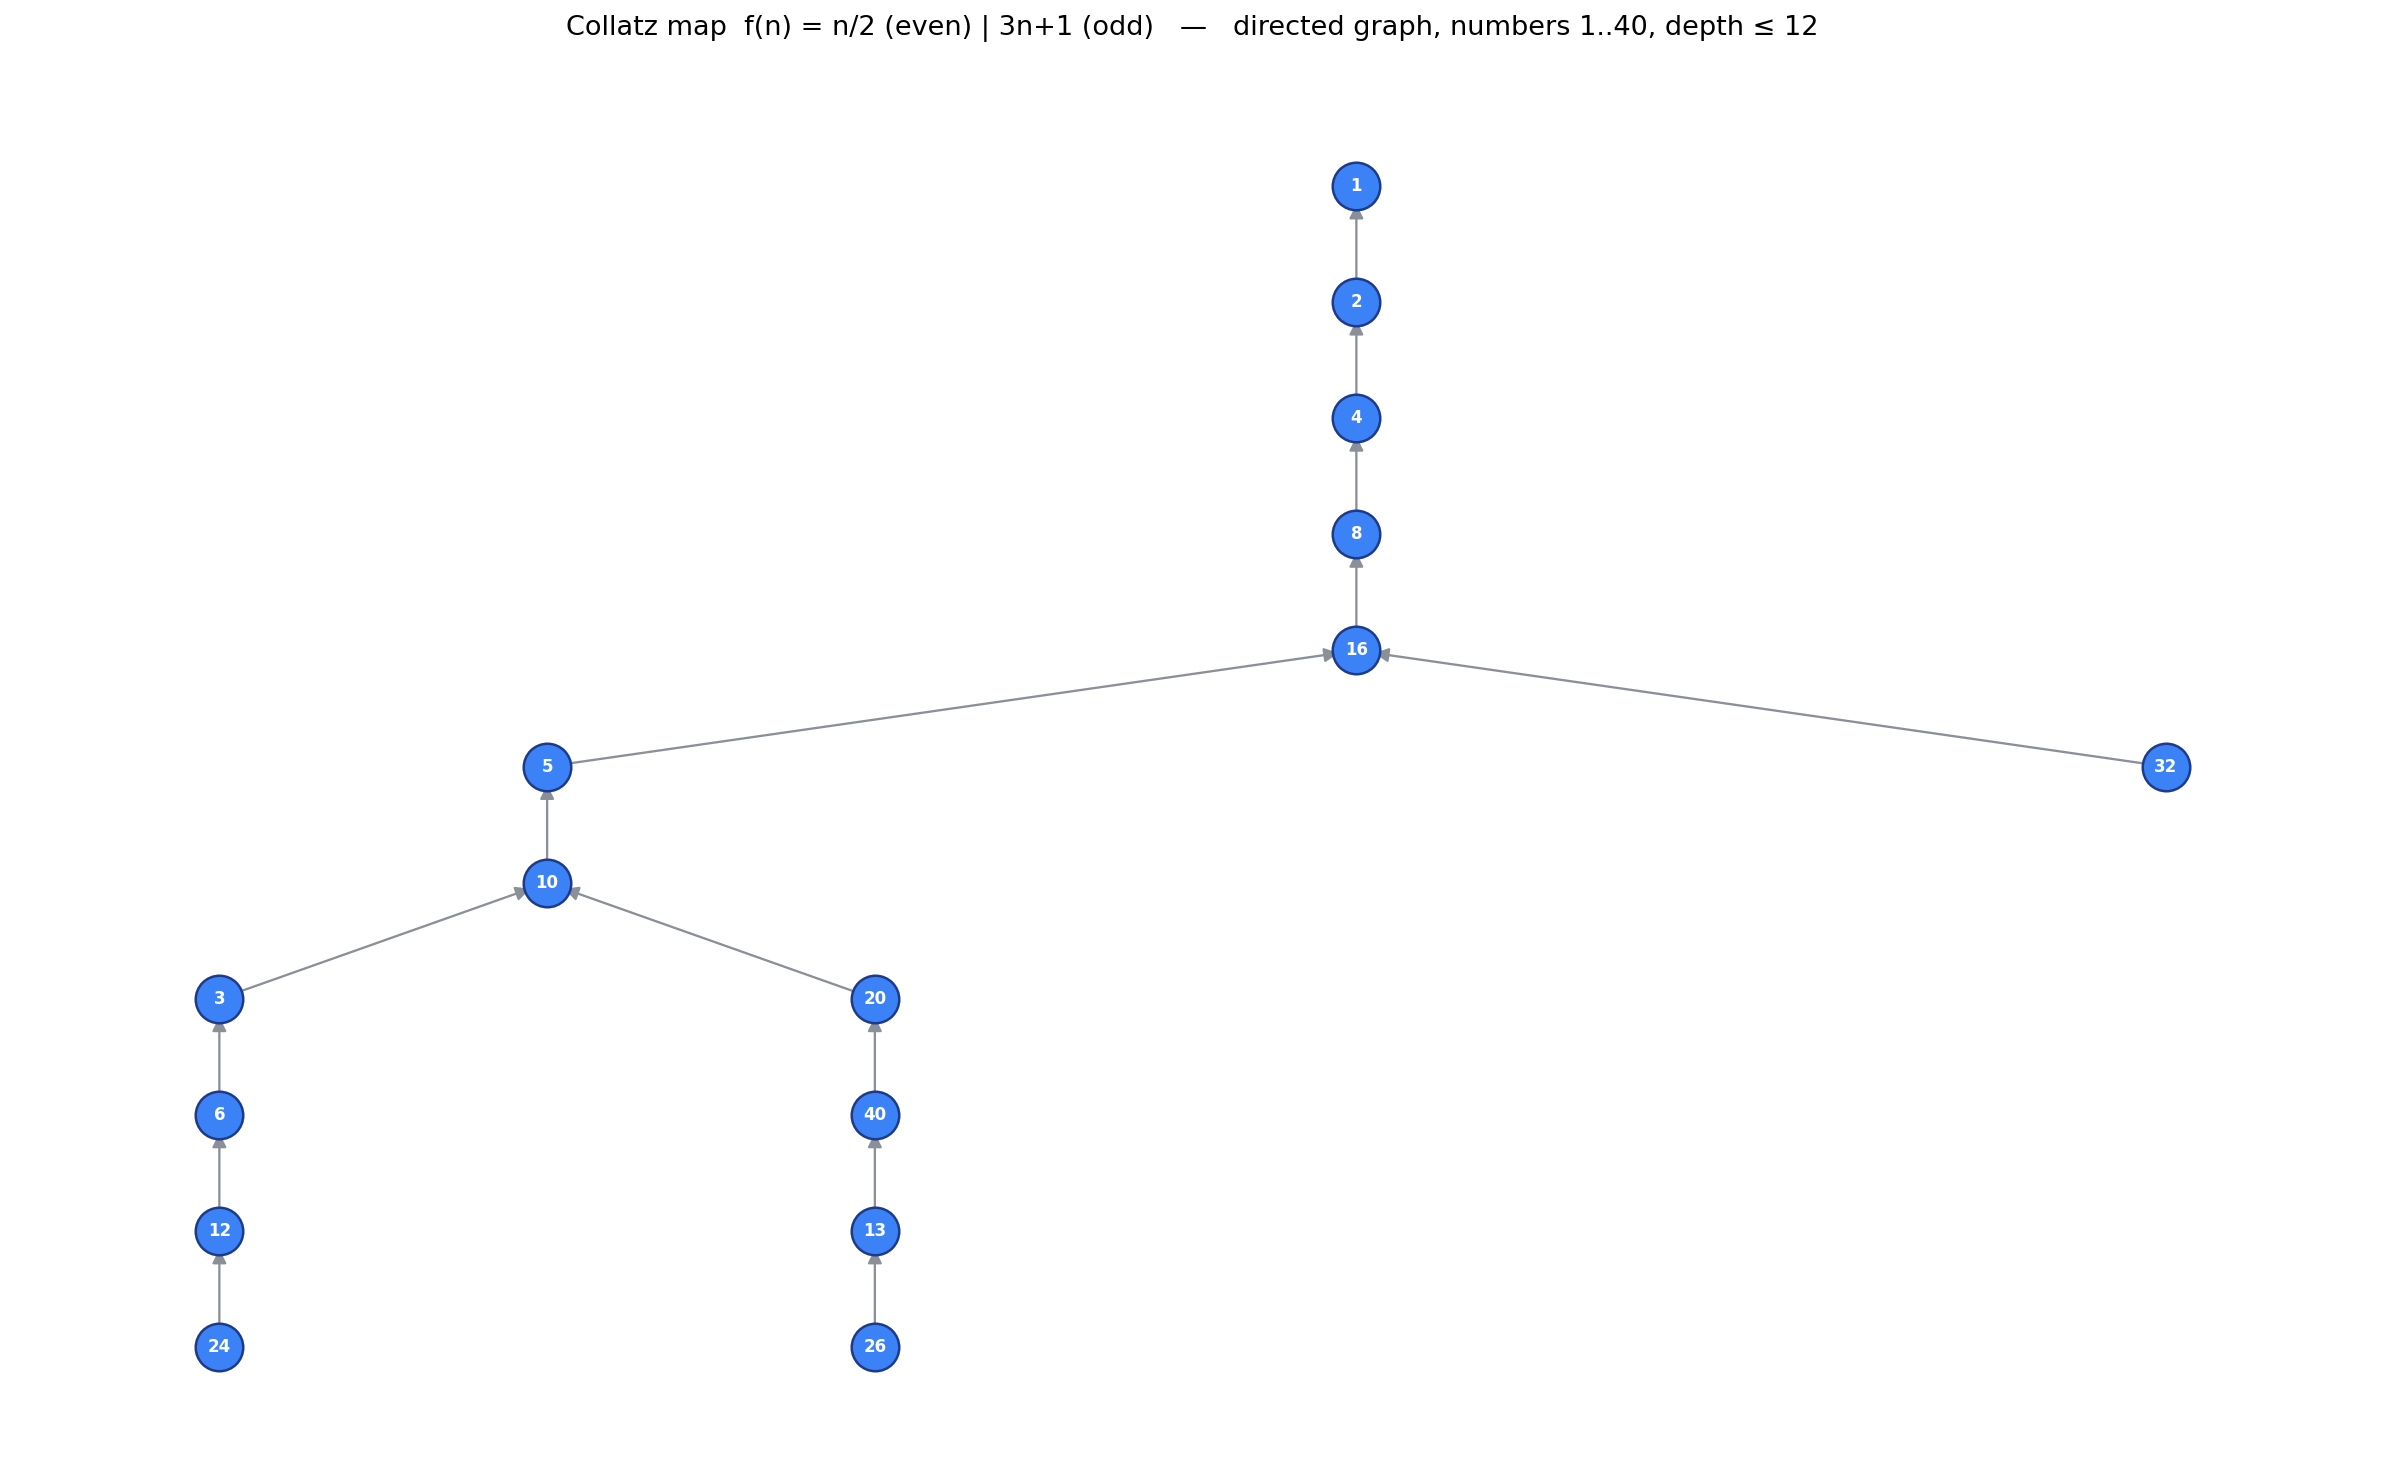

The Python source for this figure:
#!/usr/bin/env python3
"""Directed graph of the Collatz map f(n) = n/2 (even) | 3n+1 (odd).

Edges point n -> f(n). Every node has out-degree 1; the graph is a single
tree rooted at 1 (the only node with out-degree 0). We build the tree by
walking the *reverse* map (predecessors) so the layout is a clean hierarchy
rooted at 1.
"""
import networkx as nx
import matplotlib
matplotlib.use("Agg")
import matplotlib.pyplot as plt

N = 40          # include all numbers 1..N in the tree
MAX_DEPTH = 12  # cap depth so the figure stays readable

def predecessors(n):
    """All positive integers m with f(m) = n."""
    out = []
    if (n - 1) % 3 == 0 and ((n - 1) // 3) % 2 == 1 and (n - 1) // 3 > 0:
        out.append((n - 1) // 3)   # odd m: 3m+1 = n
    out.append(2 * n)              # even m: m/2 = n
    return out

G = nx.DiGraph()
G.add_node(1)
frontier = [1]
depth = {1: 0}
while frontier:
    n = frontier.pop(0)
    if depth[n] >= MAX_DEPTH:
        continue
    for p in predecessors(n):
        if p <= N and p not in G:
            G.add_edge(p, n)   # p -> n  (p maps to n under f)
            depth[p] = depth[n] + 1
            frontier.append(p)

print(f"Nodes: {G.number_of_nodes()}, Edges: {G.number_of_edges()}")
print("Out-degree of every node is 1 (except root 1):",
      all(G.out_degree(n) == 1 for n in G if n != 1))

# --- layout: hierarchical, root 1 at top, children below ---
pos = {}
def place(n, x, y, dx):
    pos[n] = (x, y)
    kids = [c for c in G.predecessors(n)]  # predecessors = children (p -> n)
    if not kids:
        return
    w = dx / len(kids)
    for i, k in enumerate(kids):
        place(k, x - dx/2 + w*(i + 0.5), y - 1.0, w * 0.9)

place(1, 0, 0, 1.0)

fig, ax = plt.subplots(figsize=(16, 10))
nx.draw_networkx_edges(G, pos, ax=ax, arrows=True, arrowstyle="-|>",
                       arrowsize=14, edge_color="#8a8f98", width=1.1,
                       connectionstyle="arc3,rad=0.0")
nx.draw_networkx_nodes(G, pos, ax=ax, node_size=520, node_color="#3b82f6",
                       edgecolors="#1e3a8a", linewidths=1.2)
nx.draw_networkx_labels(G, pos, ax=ax, font_size=8, font_color="white",
                        font_weight="bold")
ax.set_title("Collatz map  f(n) = n/2 (even) | 3n+1 (odd)   —   directed graph, "
             f"numbers 1..{N}, depth ≤ {MAX_DEPTH}",
             fontsize=13, pad=14)
ax.axis("off")
plt.tight_layout()
plt.savefig("collatz_graph.png", dpi=150, bbox_inches="tight")
print("Saved collatz_graph.png")
